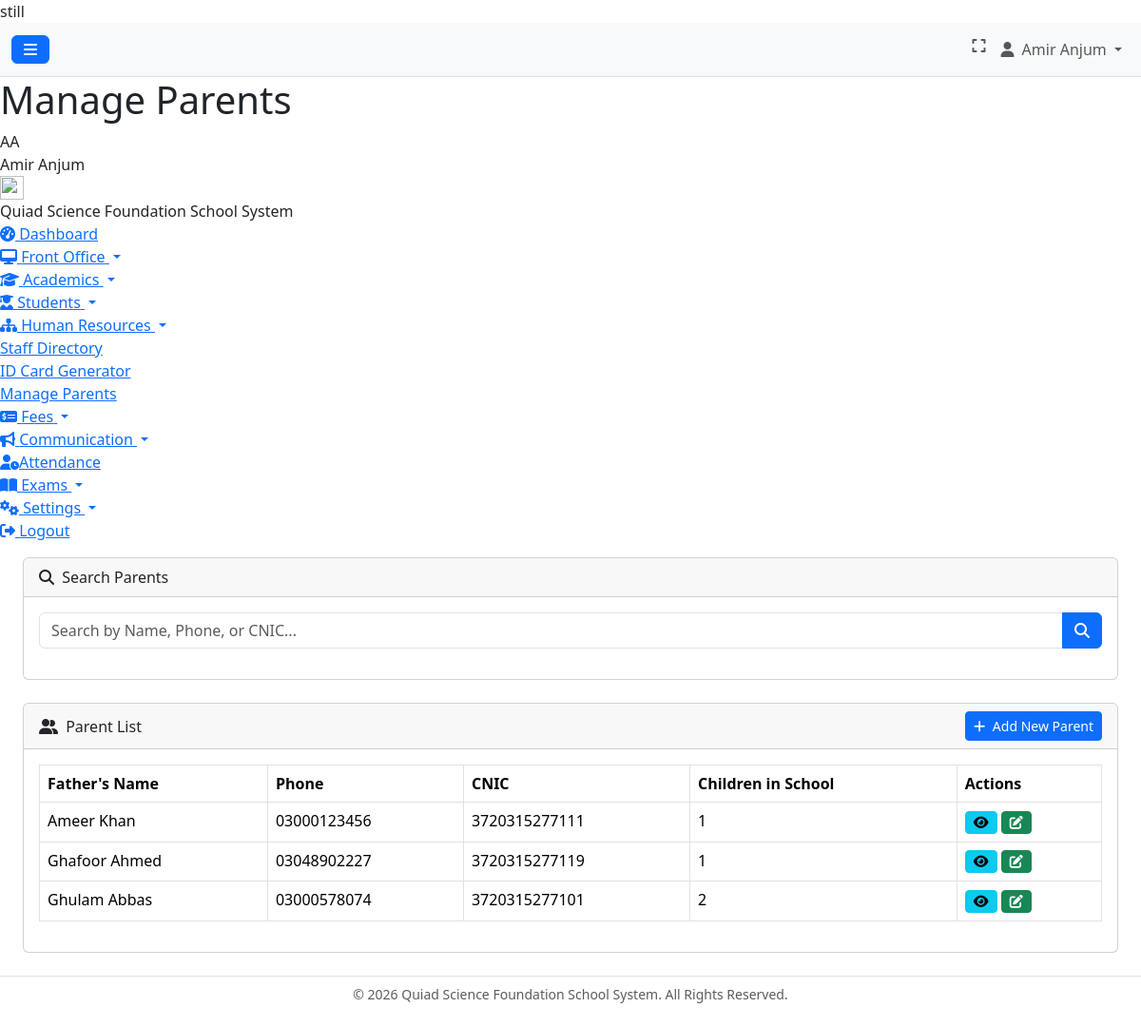
Page /branchadmin/hr/manage_parents.php (signed in) on the committed database.
### tables this page shows
CREATE TABLE `parents` (
  `id` int(11) NOT NULL,
  `user_id` int(11) NOT NULL COMMENT 'Link to the users table for login',
  `branch_id` int(11) NOT NULL,
  `father_name` varchar(100) NOT NULL,
  `father_phone` varchar(20) NOT NULL,
  `father_cnic` varchar(20) NOT NULL,
  `father_email` varchar(100) DEFAULT NULL,
  `mother_name` varchar(100) DEFAULT NULL,
  `mother_cnic` varchar(20) DEFAULT NULL,
  `mother_phone` varchar(20) DEFAULT NULL,
  `mother_email` varchar(100) DEFAULT NULL
);

### branchadmin/hr/manage_parents.php (the view, shortened to what this page needs)
still<?php
require_once '../../config.php';
$branch_id = $_SESSION['branch_id'];
$search_term = isset($_GET['search']) ? trim($_GET['search']) : '';
$sql = "
    SELECT
        p.id, p.father_name, p.father_phone, p.father_cnic,
        COUNT(s.id) as child_count
    FROM parents p
    LEFT JOIN students s ON p.id = s.parent_id AND s.branch_id = p.branch_id
    WHERE p.branch_id = :branch_id
";
$params = [':branch_id' => $branch_id];
$sql .= " GROUP BY p.id ORDER BY p.father_name ASC";
$stmt = $db->prepare($sql);
$stmt->execute($params);
$parents = $stmt->fetchAll();
require_once '../../header.php';
?>
<?php require_once ROOT_PATH . '/sidebar_branchadmin.php'; ?>
<?php require_once ROOT_PATH . '/navbar.php'; ?>
<div class="container-fluid px-4">
    <div class="card mb-4">
        <div class="card-header"><i class="fas fa-search me-1"></i> Search Parents</div>
        <div class="card-body">
            <form action="" method="GET">
                <div class="input-group">
                    <input type="text" name="search" class="form-control" placeholder="Search by Name, Phone, or CNIC..." value="<?php echo htmlspecialchars($search_term); ?>">
                    <button class="btn btn-primary" type="submit"><i class="fas fa-search"></i></button>
                </div>
            </form>
        </div>
    </div>
    <div class="card mb-4">
        <div class="card-header d-flex justify-content-between align-items-center">
            <span><i class="fas fa-user-friends me-1"></i> Parent List</span>
            <a href="add_parent.php" class="btn btn-primary btn-sm"><i class="fas fa-plus me-1"></i> Add New Parent</a>
        </div>
        <div class="card-body">
            <div class="table-responsive">
                <table class="table table-bordered">
                    <thead>
                        <tr>
                            <th>Father's Name</th>
                            <th>Phone</th>
                            <th>CNIC</th>
                            <th>Children in School</th>
                            <th>Actions</th>
                        </tr>
                    </thead>
                    <tbody>
                        <?php foreach ($parents as $parent): ?>
                        <tr>
                            <td><?php echo htmlspecialchars($parent['father_name']); ?></td>
                            <td><?php echo htmlspecialchars($parent['father_phone']); ?></td>
                            <td><?php echo htmlspecialchars($parent['father_cnic']); ?></td>
                            <td><?php echo $parent['child_count']; ?></td>
                            <td>
                                <a href="view_parent.php?id=<?php echo $parent['id']; ?>" class="btn btn-sm btn-info" title="View Details"><i class="fas fa-eye"></i></a>
                                <a href="edit_parent.php?id=<?php echo $parent['id']; ?>" class="btn btn-sm btn-success" title="Edit"><i class="fas fa-edit"></i></a>
                            </td>
                        </tr>
                        <?php endforeach; ?>
                    </tbody>
                </table>
            </div>
        </div>
    </div>
</div>
<?php require_once '../../footer.php'; ?>

### rows in the picture
parents: father_name "Ameer Khan", father_phone "03000123456", father_cnic "3720315277111", child_count "1"
parents: father_name "Ghafoor Ahmed", father_phone "03048902227", father_cnic "3720315277119", child_count "1"
parents: father_name "Ghulam Abbas", father_phone "03000578074", father_cnic "3720315277101", child_count "2"

### other values in the picture
$_SESSION['full_name'] "Amir Anjum"
$page_title "Manage Parents"
get_user_initials($_SESSION['full_name']) "AA"
SITE_NAME "Quiad Science Foundation School System"
